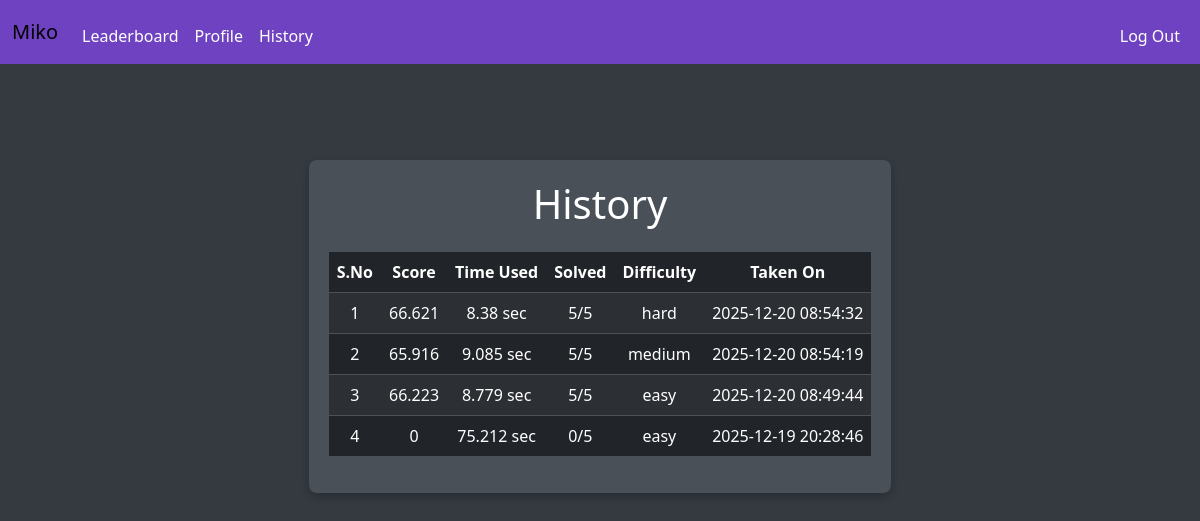
Page /history (signed in) on the earlier database version.
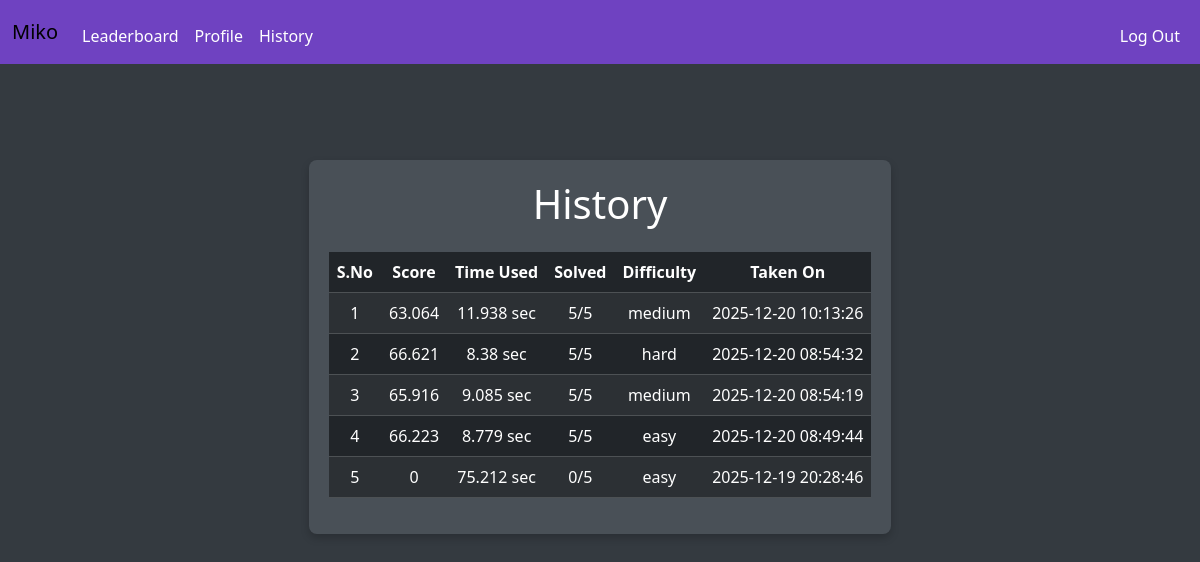
Same page on the later database version.
### tables this page shows
CREATE TABLE scores (
    score_id INTEGER PRIMARY KEY AUTOINCREMENT,
    user_id INTEGER NOT NULL,
    score INTEGER NOT NULL,
    time_used INTEGER NOT NULL,
    solved INTEGER NOT NULL,
    total INTEGER NOT NULL,
    difficulty TEXT NOT NULL,
    timestamp TIMESTAMP DEFAULT CURRENT_TIMESTAMP,
    FOREIGN KEY (user_id) REFERENCES users(id) ON DELETE CASCADE
);

### app.py (the view)
@app.route("/history")
@login_required
def history():
    user_id = session.get("user_id")
    db = get_db()
    cursor = db.execute("SELECT * FROM scores WHERE user_id = ? ORDER BY timestamp DESC", (user_id,))
    data = cursor.fetchall()
    return render_template("history.html", data=data)

### app.py (called while the page is built)
def get_db():
    conn = sqlite3.connect(DATABASE)
    conn.row_factory = sqlite3.Row  # Allows us to access columns by name
    return conn

@app.after_request
def after_request(response):
    response.headers["Cache-Control"] = "no-cache, no-store, must-revalidate"
    response.headers["Expires"] = 0
    response.headers["Pragma"] = "no-cache"
    return response

### helpers.py (called while the page is built)
def login_required(f):
    @wraps(f)
    def decorated_function(*args, **kwargs):
        if session.get("user_id") is None:
            return redirect("/login")
        return f(*args, **kwargs)
    return decorated_function

### templates/history.html
{% extends "layout.html" %}
{% block main %}
<div class="container mt-5">
    <h1 class="text-center">History</h1>
    <table class="table table-dark table-striped mt-4">
        <thead>
            <tr>
                <th scope="col">S.No</th>
                <th scope="col">Score</th>
                <th scope="col">Time Used</th>
                <th scope="col">Solved</th>
                <th scope="col">Difficulty</th>
                <th scope="col">Taken On</th>
            </tr>
        </thead>
        <tbody>
            {% for entry in data %}
                <tr>
                    <td>{{ loop.index }}</td>
                    <td>{{ entry.score }}</td>
                    <td>{{ entry.time_used }} sec</td>
                    <td>{{ entry.solved }}/{{ entry.total }}</td>
                    <td>{{ entry.difficulty }}</td>
                    <td>{{ entry.timestamp }}</td>
                </tr>
            {% endfor %}
        </tbody>
    </table>
</div>
{% endblock %}

### templates/layout.html (shortened to what this page needs)
<!DOCTYPE html>
<html lang="en">
<head>
    <link href="https://cdn.jsdelivr.net/npm/bootstrap@5.3.3/dist/css/bootstrap.min.css" rel="stylesheet"
>
    <link href="/static/css/styles.css" rel="stylesheet">
</head>
<body>
    <nav class="navbar navbar-expand-md">
        <div class="container-fluid">
            <a class="navbar-brand" href="/">Miko</a>
            <div class="collapse navbar-collapse" id="navbar">
                {% if session["user_id"] %}
                <ul class="navbar-nav me-auto mt-2">
                    <li class="nav-item"><a class="nav-link" href="/leaderboard">Leaderboard</a></li>
                    <li class="nav-item"><a class="nav-link" href="/profile">Profile</a></li>
                    <li class="nav-item"><a class="nav-link" href="/history">History</a></li>
                </ul>
                <ul class="navbar-nav ms-auto mt-2">
                    <li class="nav-item"><a class="nav-link" href="/logout">Log Out</a></li>
                </ul>
                {% endif %}
            </div>
        </div>
    </nav>
    <main class="py-5 text-center">
        {% block main %}{% endblock %}
    </main>
</body>
</html>

### static/css/styles.css (style rules this page uses)
body { background-color: #343a40; color: #ffffff; }
.navbar { background-color: #6f42c1; }
.nav-link { color: #ffffff; }
.container { min-width: 500px; width: fit-content; margin: auto; padding: 20px; background-color: #495057; border-radius: 8px; box-shadow: 0 4px 8px rgba(0, 0, 0, 0.2); }

Differences in the rows shown:
added scores: score "63.064", time_used "11.938", solved "5", total "5", difficulty "medium", timestamp "2025-12-20 10:13:26"
